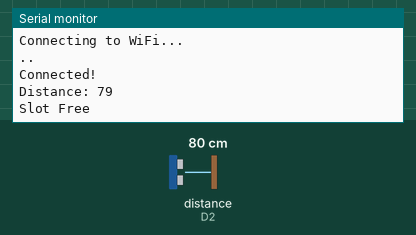
This sketch was run on a simulated ESP8266 (NodeMCU). On the bench: the last lines printed to the serial monitor. Wiring (inferred from the names in the program): ultrasonic range finder: trigger D1; echo D2. Inputs (shaded band) come from the test bench; at power-on: distance to the obstacle (sensor on D2) 80 cm. The echo pulse lasts 58.3 µs per cm; WiFi joins after 1.5 s; servers stay silent unless stated.

Above: at 3.2 s.
3.3 s: distance to the obstacle (sensor on D2) set to 12 cm
At 4.6 s:
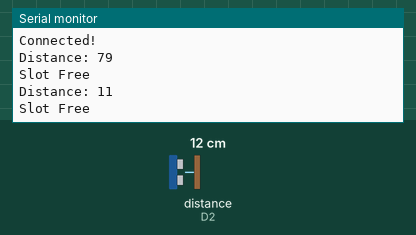
6.0 s: distance to the obstacle (sensor on D2) set to 9 cm
At 7.3 s:
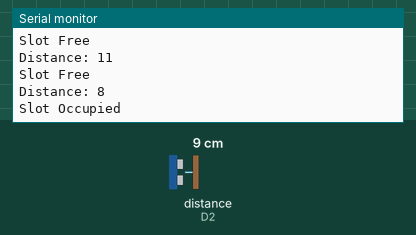
Timing chart, 0 to 9.0 s (numbered marks = the images above; inputs shaded):
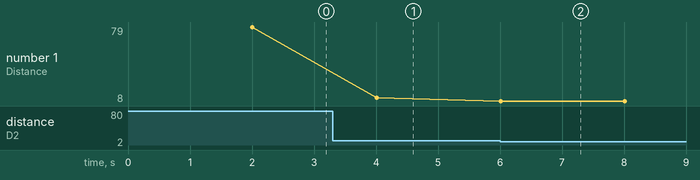

Measured:
- the behaviour switches between 11 and 10 cm on distance to the obstacle (sensor on D2) (found by bisection; images 1 and 2)
- after the input at 3.3 s, the serial monitor: prints a new line after 0.71 s (image 1)
- after the input at 6.0 s, the serial monitor: prints a new line at once (image 2)
- plotted number 1: 79 → 11 after the input at 3.3 s, 11 → 8 after the input at 6.0 s

The sketch:

arduino_code.ino
```cpp
#include <ESP8266WiFi.h>

const char* ssid = "YOUR_WIFI_NAME";
const char* password = "YOUR_WIFI_PASSWORD";

const char* host = "example.com"; // later replace with your server

int trigPin = D1;
int echoPin = D2;

void setup() {
  Serial.begin(115200);

  pinMode(trigPin, OUTPUT);
  pinMode(echoPin, INPUT);

  WiFi.begin(ssid, password);

  Serial.println("Connecting to WiFi...");
  while (WiFi.status() != WL_CONNECTED) {
    delay(1000);
    Serial.print(".");
  }
  Serial.println("\nConnected!");
}

void loop() {
  long duration;
  int distance;

  digitalWrite(trigPin, LOW);
  delayMicroseconds(2);

  digitalWrite(trigPin, HIGH);
  delayMicroseconds(10);
  digitalWrite(trigPin, LOW);

  duration = pulseIn(echoPin, HIGH);
  distance = duration * 0.034 / 2;

  Serial.print("Distance: ");
  Serial.println(distance);

  if (distance < 10) {
    Serial.println("Slot Occupied");
  } else {
    Serial.println("Slot Free");
  }

  delay(2000);
}
```
